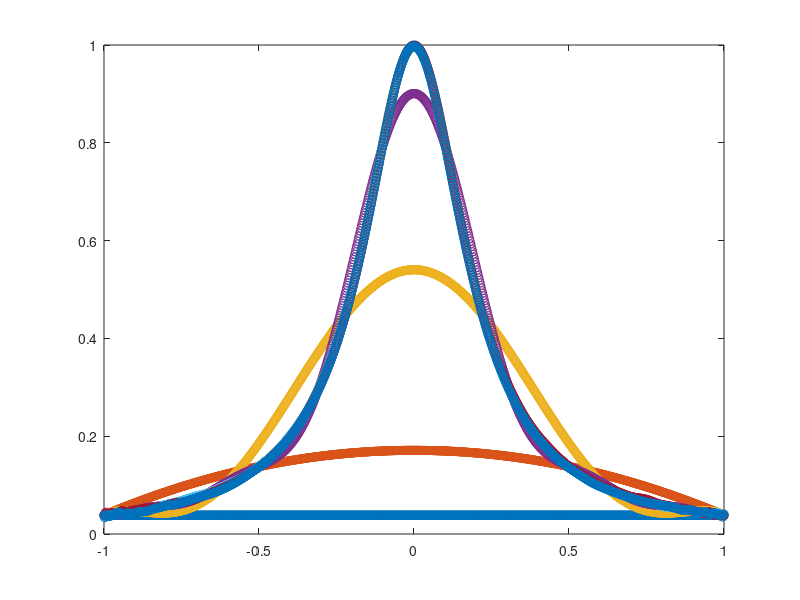
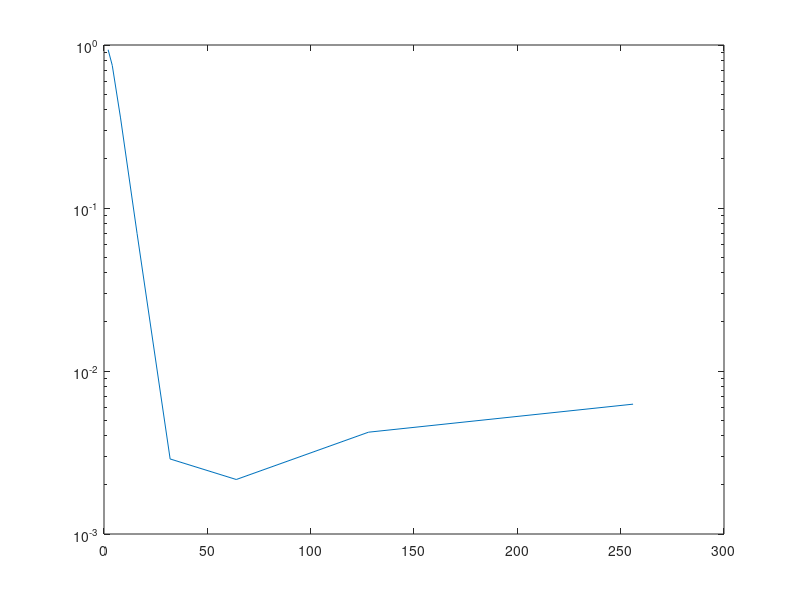

The MATLAB source for these figures, in order:
clear; 
clc;

%% Define the unknown function to interpolate
% f = @(x) exp(x).*sin(x);
f = @(x) 1./(1+25*x.^2);

%% Setup different numbers of interpolation nodes/data sites.
Nd = [2,4,8,16,32,64,128,256];

%% Setup the points at which we want to evaluate the interpolant
xe = linspace(-1,1,1000)'; % generate evenly-spaced points
ye = f(xe); %evaluate function

%% Preallocate space for numerical solution
ye_num = zeros(length(ye),length(Nd));

%% Start plotting stuff
figure
plot(xe,ye,'black');
pause %waits for input

%% Loop goes over different numbers of interpolation nodes
for it=1:length(Nd)
    x = rand(1,Nd(it));
    for itt = 1:Nd(it)
        x(itt) = cos((itt - 1) * pi/(Nd(it) - 1));
    end
    x = x'; 
    y = f(x);
    
    %% Form Vandermonde matrix "intelligently"
    V = zeros(length(x),length(x));
    for vit = 1:Nd(it)
        V(:,vit) = x.^(vit-1);
    end
    
    %% Compute coefficients by solving linear system
    a = V\y;
    
    %% Evaluate polynomial interpolant by building eval matrix and
    %% multiplying with coefficients.
    Ve = zeros(length(xe),length(x));
    for vit = 1:Nd(it)
        Ve(:,vit) = xe.^(vit-1);
    end
    ye_num(:,it) = Ve*a; %Do the matrix-vector product to predict values
    
    %% Plot stuff
    hold on;
    plot(xe,ye_num(:,it),'o');
    drawnow
    pause
end

%% Now plot relative errors
figure
e2 = zeros(length(Nd),1);
for it=1:length(Nd)
    e2(it,1) = norm(ye_num(:,it)-ye)./norm(ye);
end
semilogy(Nd,e2);